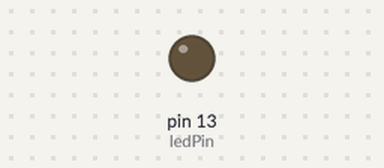
Recording of a sketch running on a simulated Arduino Uno, built with avr-gcc and run on an emulated ATmega328P. On the bench: output pins drawn as LEDs (lit = HIGH). What the sketch prints to the serial monitor is not drawn. At 3.3 s the program stops and its outputs stay as they are.

Above: at 0.1 s.
At 3.1 s:
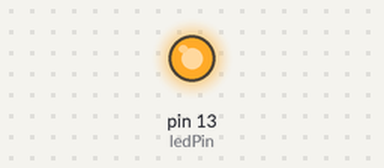
Timing chart, 0 to 4.6 s (numbered marks = the images above):
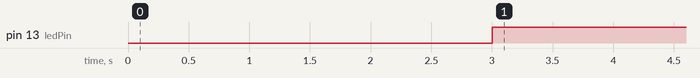

The sketch:

softreset.ino
```cpp
unsigned long currentMillis;
const unsigned long period = 3000;
const byte ledPin = LED_BUILTIN;

void setup()
{
  Serial.begin(115200);
  pinMode(ledPin, OUTPUT);
}

void(* resetFunc)() = 0;

void loop()
{
  digitalWrite(ledPin, LOW);
  currentMillis = millis();
  if (currentMillis >= period)
  {
    digitalWrite(ledPin, HIGH);
    Serial.println("resetting");
    resetFunc();
  }
  Serial.println(currentMillis);
}
```

Measured:
- by itself, pin 13 (ledPin): LOW → HIGH at 3.0 s
